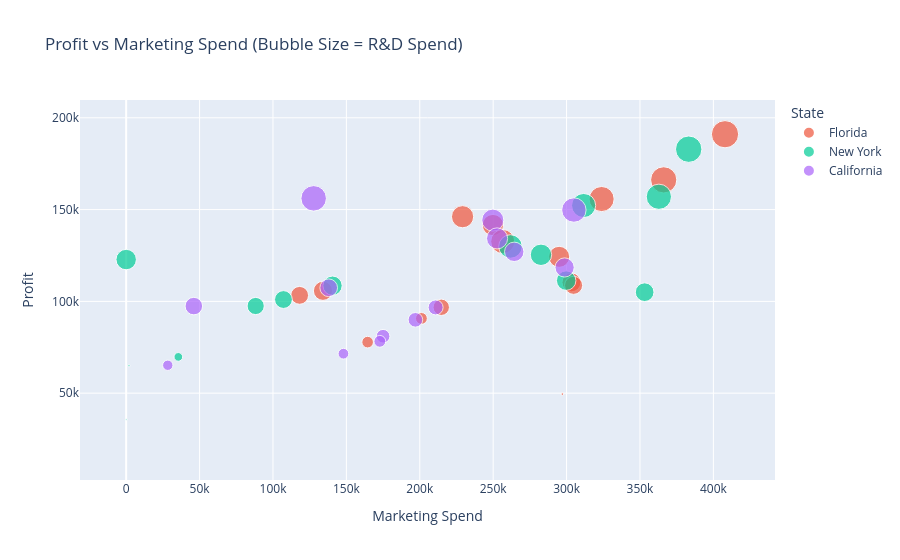

Source (notebook cell):
### Code cell
# 2. Add Size (Bubble Chart)
px.scatter(df, x='Marketing Spend', y='Profit', size='R&D Spend',
           color='State', hover_data=['Administration'],
           title="Profit vs Marketing Spend (Bubble Size = R&D Spend)")
# X-axis: Marketing Spend, Y-axis: Profit, Bubble size: R&D Spend,Color: State,Hover info: Administration

### Figure 1 — Plotly figure (JSON) as saved in the notebook; plotly's stock layout.template omitted (floating-point values rounded to 4 significant figures)
{"data": [{"customdata": [[101100.0], [91390.0], [145500.0], [110600.0], [127300.0], [156500.0], [114200.0], [122800.0], [105800.0], [144100.0], [182600.0], [115600.0], [103100.0], [127100.0], [84710.0], [115800.0]], "hovertemplate": "State=Florida<br>Marketing Spend=%{x}<br>Profit=%{y}<br>R&D Spend=%{marker.size}<br>Administration=%{customdata[0]}<extra></extra>", "legendgroup": "Florida", "marker": {"color": "#EF553B", "size": [153400.0, 142100.0, 130300.0, 101900.0, 93860.0, 119900.0, 91750.0, 73990.0, 67530.0, 75330.0, 66050.0, 61990.0, 55490.0, 28660.0, 27890.0, 1315.0], "sizemode": "area", "sizeref": 413.4, "symbol": "circle"}, "mode": "markers", "name": "Florida", "orientation": "v", "showlegend": true, "type": "scatter", "x": [407900.0, 366200.0, 323900.0, 229200.0, 249800.0, 256500.0, 294900.0, 303300.0, 304800.0, 134100.0, 118100.0, null, 214600.0, 201100.0, 164500.0, 297100.0], "xaxis": "x", "y": [191100.0, 166200.0, 155800.0, 146100.0, 141600.0, 132600.0, 124300.0, 110400.0, 108700.0, 105700.0, 103300.0, 99940.0, 96780.0, 90710.0, 77800.0, 49490.0], "yaxis": "y"}, {"customdata": [[118700.0], [99810.0], [148700.0], [122600.0], [145100.0], [153500.0], [153800.0], [99280.0], [127900.0], [153000.0], [152700.0], [null], [65950.0], [127400.0], [124200.0], [51740.0]], "hovertemplate": "State=New York<br>Marketing Spend=%{x}<br>Profit=%{y}<br>R&D Spend=%{marker.size}<br>Administration=%{customdata[0]}<extra></extra>", "legendgroup": "New York", "marker": {"color": "#00cc96", "size": [144400.0, 131900.0, 120500.0, 114500.0, 94660.0, 86420.0, 78390.0, 77040.0, 72110.0, 65610.0, 61140.0, 74290.0, 20230.0, 15510.0, 1000.0, 542.0], "sizemode": "area", "sizeref": 413.4, "symbol": "circle"}, "mode": "markers", "name": "New York", "orientation": "v", "showlegend": true, "type": "scatter", "x": [383200.0, 362900.0, 311600.0, 261800.0, 282600.0, 0, 299700.0, 140600.0, 353200.0, 107100.0, 88220.0, null, null, 35530.0, 1904.0, 0], "xaxis": "x", "y": [182900.0, 157000.0, 152200.0, 129900.0, 125400.0, 122800.0, 111300.0, 108600.0, 105000.0, 101000.0, 97480.0, 96480.0, 81230.0, 69760.0, 64930.0, 35670.0], "yaxis": "y"}, {"customdata": [[147200.0], [108700.0], [91790.0], [135500.0], [121600.0], [113900.0], [139600.0], [129200.0], [157700.0], [51280.0], [82980.0], [118500.0], [96190.0], [154800.0], [135400.0], [117000.0]], "hovertemplate": "State=California<br>Marketing Spend=%{x}<br>Profit=%{y}<br>R&D Spend=%{marker.size}<br>Administration=%{customdata[0]}<extra></extra>", "legendgroup": "California", "marker": {"color": "#ab63fa", "size": [134600.0, 123300.0, 100700.0, 91990.0, 78010.0, 76250.0, 64660.0, 63410.0, 46430.0, 44070.0, 38560.0, 28750.0, 23640.0, 22180.0, 0, 0], "sizemode": "area", "sizeref": 413.4, "symbol": "circle"}, "mode": "markers", "name": "California", "orientation": "v", "showlegend": true, "type": "scatter", "x": [127700.0, 305000.0, 249700.0, 252700.0, 264300.0, 298700.0, 138000.0, 46090.0, 210800.0, 197000.0, 175000.0, 172800.0, 148000.0, 28330.0, 0, 45170.0], "xaxis": "x", "y": [156100.0, 149800.0, 144300.0, 134300.0, 127000.0, 118500.0, 107400.0, 97430.0, 96710.0, 89950.0, 81010.0, 78240.0, 71500.0, 65200.0, 42560.0, 14680.0], "yaxis": "y"}], "layout": {"legend": {"itemsizing": "constant", "title": {"text": "State"}, "tracegroupgap": 0}, "title": {"text": "Profit vs Marketing Spend (Bubble Size = R&D Spend)"}, "xaxis": {"anchor": "y", "domain": [0, 1], "title": {"text": "Marketing Spend"}}, "yaxis": {"anchor": "x", "domain": [0, 1], "title": {"text": "Profit"}}}}
